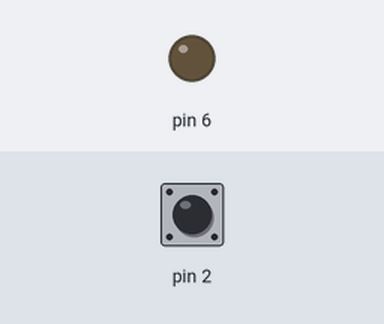
Bench run of a sketch on a simulated Arduino Uno, built with avr-gcc and run on an emulated ATmega328P. Shown: output pins drawn as LEDs (lit = HIGH). The inputs (shaded band) are chosen by the test bench; at power-on: pin 2 HIGH.

Above: at 1.2 s.
1.3 s: pin 2 pulled LOW for 0.15 s
At 1.37 s:
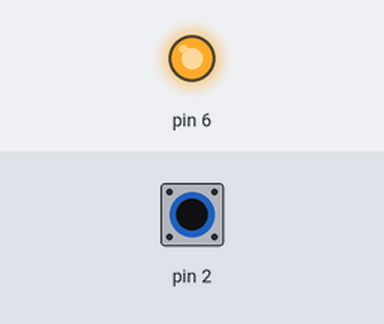
2.9 s: pin 2 pulled LOW for 3.2 s
At 7.3 s:
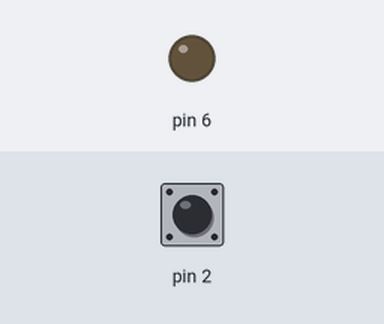
Timing chart, 0 to 8.8 s (numbered marks = the images above; inputs shaded):
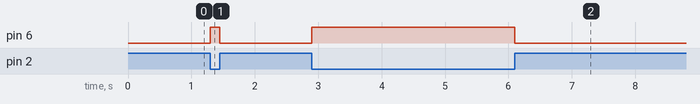

The sketch:

if-else-led-button.ino
```cpp
void setup() {
  // put your setup code here, to run once:
  pinMode(2, INPUT_PULLUP);
  pinMode(6, OUTPUT);
}

void loop() {
  // put your main code here, to run repeatedly:
  int val = digitalRead(2);
  if(val == 0){
    digitalWrite(6, HIGH);
  }
  else{
    digitalWrite(6, LOW);
  }
}
```

Measured:
- after the input at 1.3 s, pin 6: LOW → HIGH at once, → LOW 0.15 s later
- after the input at 2.9 s, pin 6: LOW → HIGH at once, → LOW 3.2 s later
